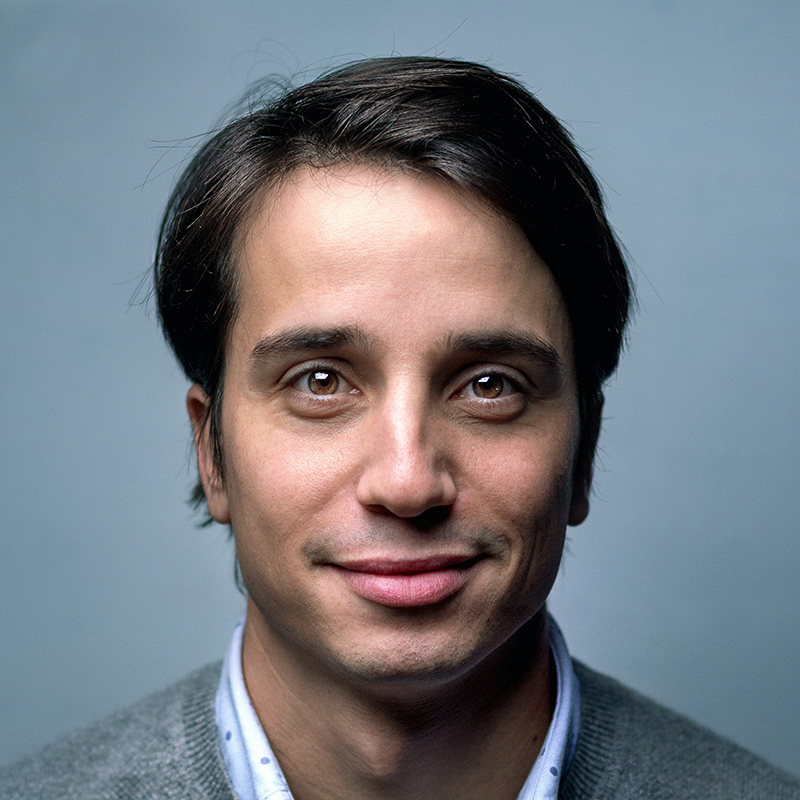
#> input picture img.jpg, 800 x 800 px
$ jupyter execute assignment1.ipynb
#> lines starting #> are read from the running program, lines starting #| are printed output that depends on the picture; after the words box and inside, x2 and y2 are one past the last pixel; in counts of white or black regions, pixels touching at a corner belong together
---

<div align="center">

## Image Processing
#### (ENIN 880CA – fall 2021)
### Assignment 1
### Instructor: Mehran Mehrandezh
#### Elyar Zavvari

</div>

---

Students should read chapters 12 and 13 of the book: Robotics, Vision, and Control by Peter Corke (1 st Edition).
Students should also watch the following videos on MasterClasses under “computer vision” in QUT Robot Academy: Image Processing (10 lessons), Spatial Operators (11 lessons), and Feature Extraction (9 lessons).
Students are allowed to use the following toolboxes/software libraries for doing exercise #1:

* __Machine Vision Toolbox__ in Matlab by Peter Corke
* __Image Processing Toolbox__ in Matlab by Mathworks
* __Computer Vision Toolbox__ in Matlab by Mathworks
* __OpenCV__
---

1- __Basics:__ Write a program that grabs a frame from your own camera and displays it. Add the following effects to the image: (1) negative image, (2) thresholding, (3) edge
filtering.

<span style="color:DarkCyan">

The codes are executed in opencv toolbox. Since there is no camera attached to this system we have imported a downloaded picture to our path named **image01.jpg**.
    Image negative is produced by subtracting each pixel from the maximum intensity value. For example for an 8-bit image, the max intensity value is $ 2^8– 1 = 255 $, thus each pixel is subtracted from $255$ to produce the output image.
    Thus, the transformation function used in image negative is

\begin{equation}
    s=L-1-r
\end{equation}

Where $L-1$ is the max intensity value and $s$, and $r$ are the output and input pixel values respectively.

</span>

[cell 1]
import cv2
import matplotlib.pyplot as plt

# Load the image
image = cv2.imread("img.jpg")
#> image is the input picture: shape (800, 800, 3); mean B, G, R 128, 120.9, 116.1
img = cv2.cvtColor(image, cv2.COLOR_BGR2RGB)

# Check the datatype of the image
print(image.dtype)
#| uint8

# Subtract the img from max value(calculated from dtype)
img_gray = cv2.cvtColor(image, cv2.COLOR_BGR2GRAY)
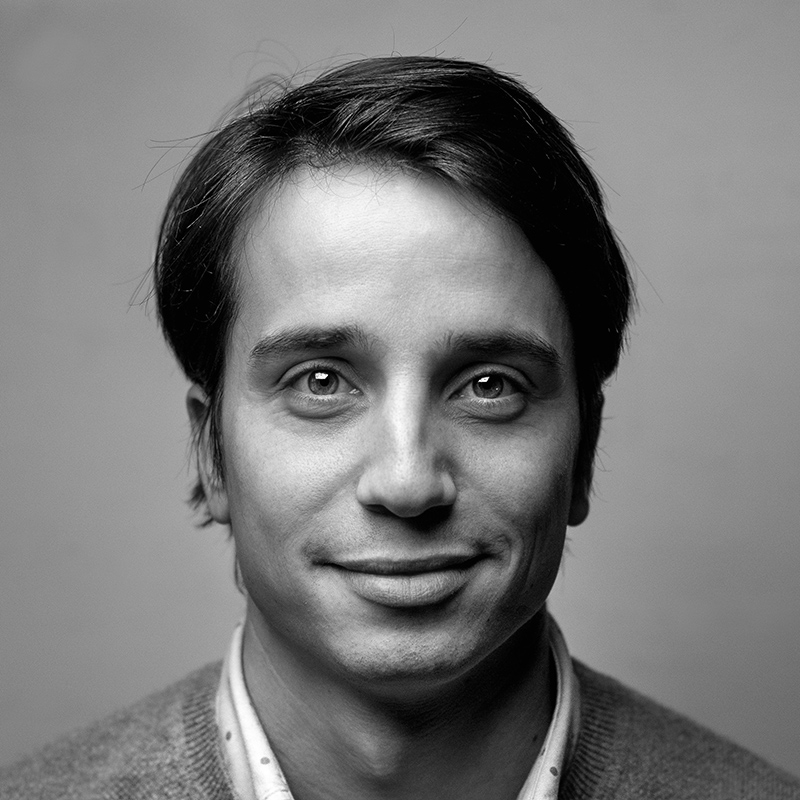
#> img_gray: shape (800, 800); min 0, max 255, mean 120.3
img_neg = 255 - img
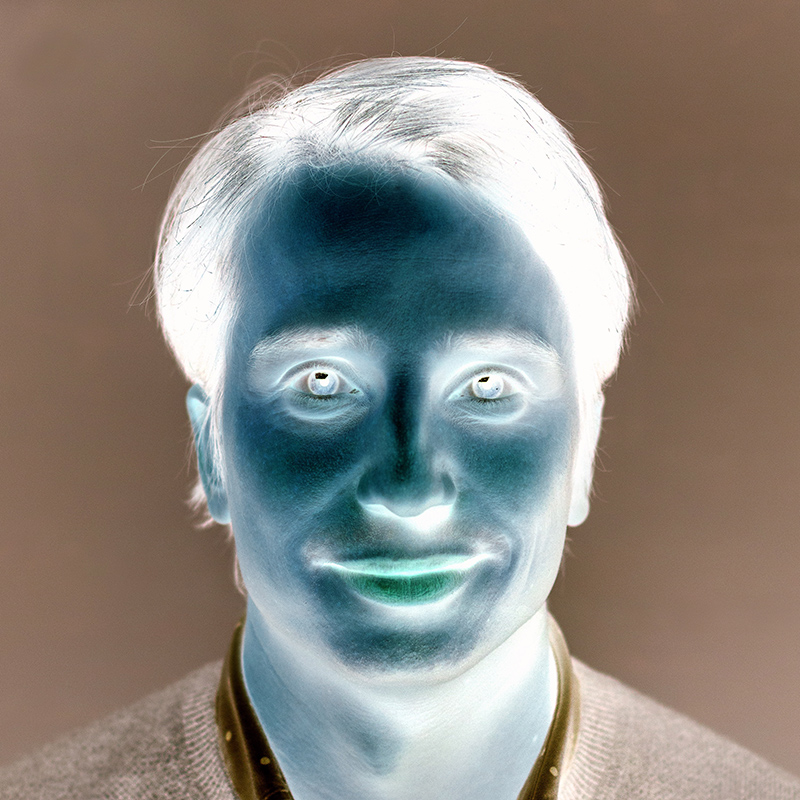
#> img_neg: shape (800, 800, 3); mean R, G, B 138.9, 134.1, 127

# Show the image
f = plt.figure(figsize = (16,16))

f.add_subplot(1,2,1)
plt.imshow(cv2.cvtColor(image, cv2.COLOR_BGR2RGB))
plt.title("Original Picture")

f.add_subplot(1,2,2)
plt.imshow(img_neg, cmap="gray", vmin=0, vmax=255)
plt.title("Negative Picture")
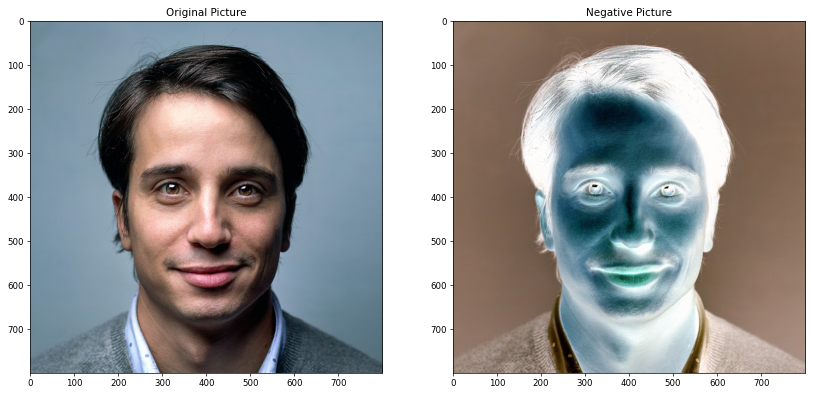
#> figure drawn by matplotlib, 2 panels

<span style="color:DarkCyan">

In the following code we are going to convert the previous picture to a grayscale one:

</span>

[cell 2]
import cv2
import matplotlib.pyplot as plt

# Load the image
image = cv2.imread("img.jpg")
img = cv2.cvtColor(image, cv2.COLOR_BGR2RGB)

# Convert the image to grayscale
img_gray = cv2.cvtColor(image, cv2.COLOR_BGR2GRAY)

# Show the image
f = plt.figure(figsize = (16,16))

f.add_subplot(1,2,1)
plt.imshow(cv2.cvtColor(image, cv2.COLOR_BGR2RGB))
plt.title("Original Picture")

f.add_subplot(1,2,2)
plt.imshow(img_gray, cmap="gray", vmin=0, vmax=255)
plt.title("Grayscale Picture")
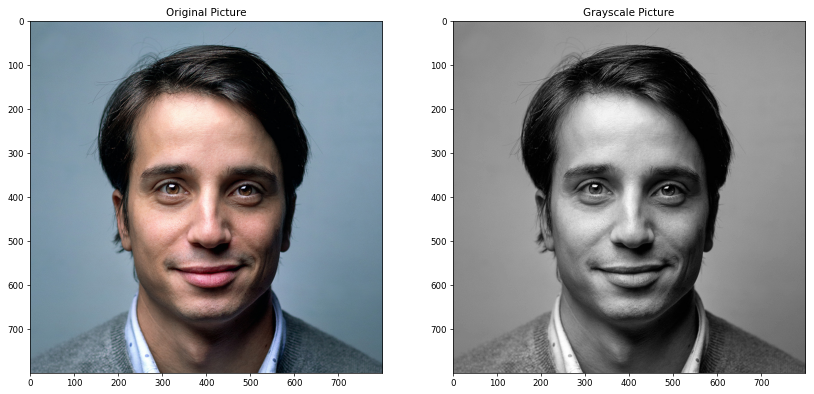
#> figure drawn by matplotlib, 2 panels

<span style="color:DarkCyan">

In thresholding, each pixel value is compared with the threshold value. If the pixel value is smaller than the threshold, it is set to 0, otherwise, it is set to a maximum value (generally 255). There are several ways of thresholding and we applied binary thresholding to the image. Binary thresholding can be obtained by the following formula:

\begin{equation}
dst(x,y) =
  \begin{cases}
    maxval       & if srx(x,y)>tresh\\
    0  & otherwise
  \end{cases}
\end{equation}


</span>

[cell 3]
import cv2
import matplotlib.pyplot as plt

# Load the image
image = cv2.imread("img.jpg")
img = cv2.cvtColor(image, cv2.COLOR_BGR2RGB)


# Convert the image to grayscale
img_gray = cv2.cvtColor(img, cv2.COLOR_BGR2GRAY)

# applying the binary thresholding technique on the input image
# all pixels value above 120 will be set to 255
ret, img_thresh = cv2.threshold(img_gray, 75, 256, cv2.THRESH_BINARY)
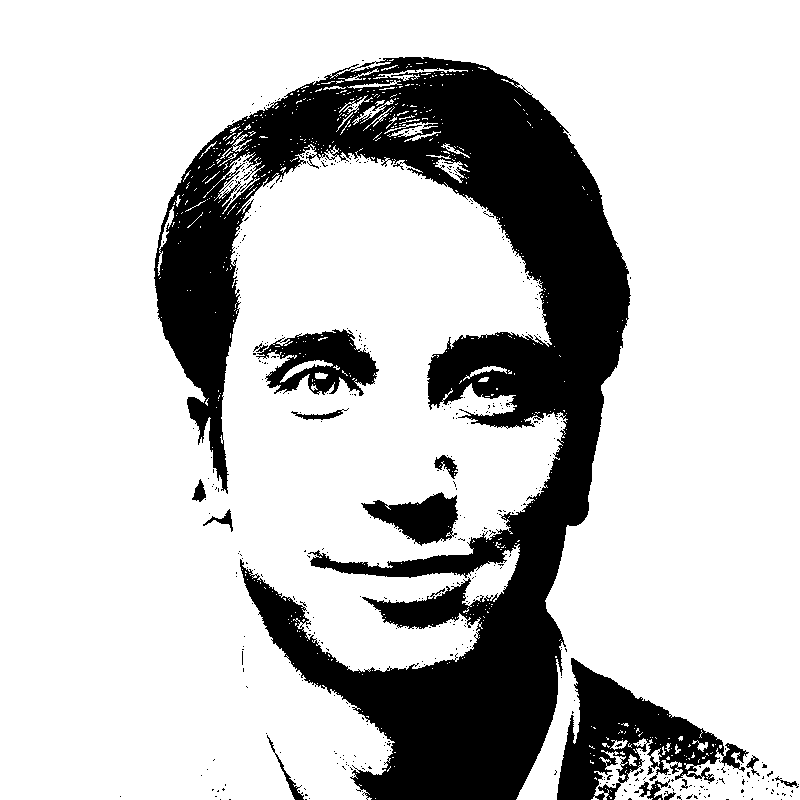
#> img_thresh: shape (800, 800); 77.6% white; 455 black regions (439 under 20 px), largest, box (x1, y1, x2, y2) and area: (154, 57, 631, 800) 122226, (557, 658, 749, 800) 11039, (253, 329, 379, 396) 4517

# Show the image
f = plt.figure(figsize = (16,16))

f.add_subplot(1,2,1)
plt.imshow(cv2.cvtColor(image, cv2.COLOR_BGR2RGB))
plt.title("Original Picture")

f.add_subplot(1,2,2)
plt.imshow(img_thresh,  cmap="gray", vmin=0, vmax=255)
plt.title("Threshold Picture")

[cell 4]
import cv2
import matplotlib.pyplot as plt

# Load the image
image = cv2.imread("img.jpg")
img = cv2.cvtColor(image, cv2.COLOR_BGR2RGB)

# applying the edge detection technique on the input image
img_edges = cv2.Canny(img,130,256)
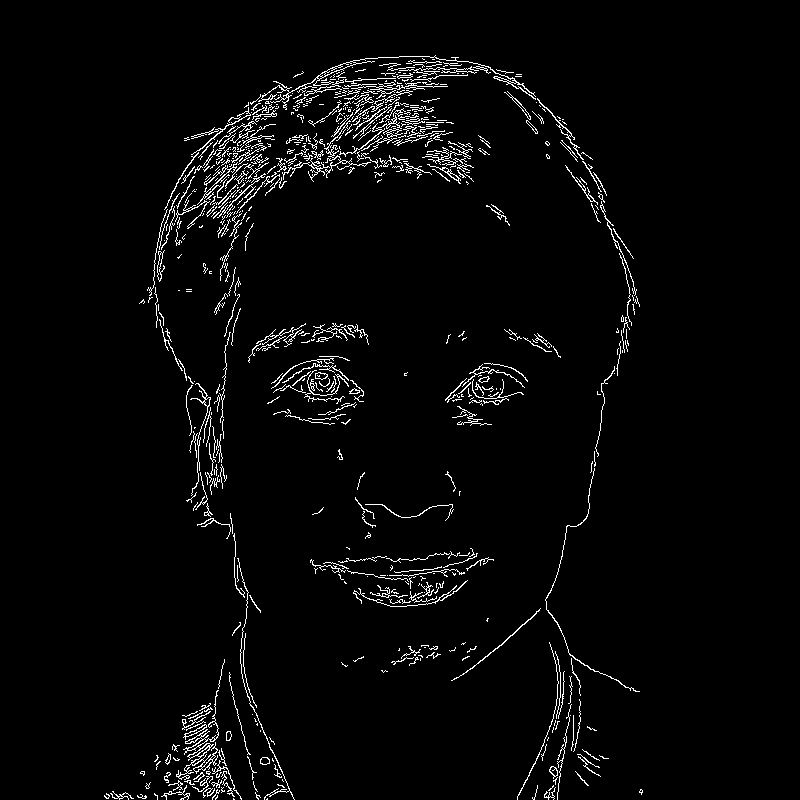
#> img_edges: shape (800, 800); 3% white in thin lines or dots, all inside (x1, y1, x2, y2) = (104, 55, 643, 800)

# Show the image
f = plt.figure(figsize = (16,16))

f.add_subplot(1,2,1)
plt.imshow(cv2.cvtColor(image, cv2.COLOR_BGR2RGB))
plt.title("Original Picture")

f.add_subplot(1,2,2)
plt.imshow(img_edges,  cmap="gray", vmin=0, vmax=255)
plt.title("Edges of Picture")

---
---

2- __Convolution:__ Grab a frame of your own photo, and apply smoothing by: (1) using a 21 x 21 uniform kernel and a Gaussian kernel. Can you observe the ringing artefact in the former?

[cell 5]
import cv2
import numpy as np
import matplotlib.pyplot as plt

# Load the image
image = cv2.imread("img.jpg")
img = cv2.cvtColor(image, cv2.COLOR_BGR2RGB)

#creating kernel matrix
kernel = np.ones((21, 21), np.float32) / (21**2)

#Convoluting the image withh kernel
img_uniform = cv2.filter2D(image, -1, kernel)
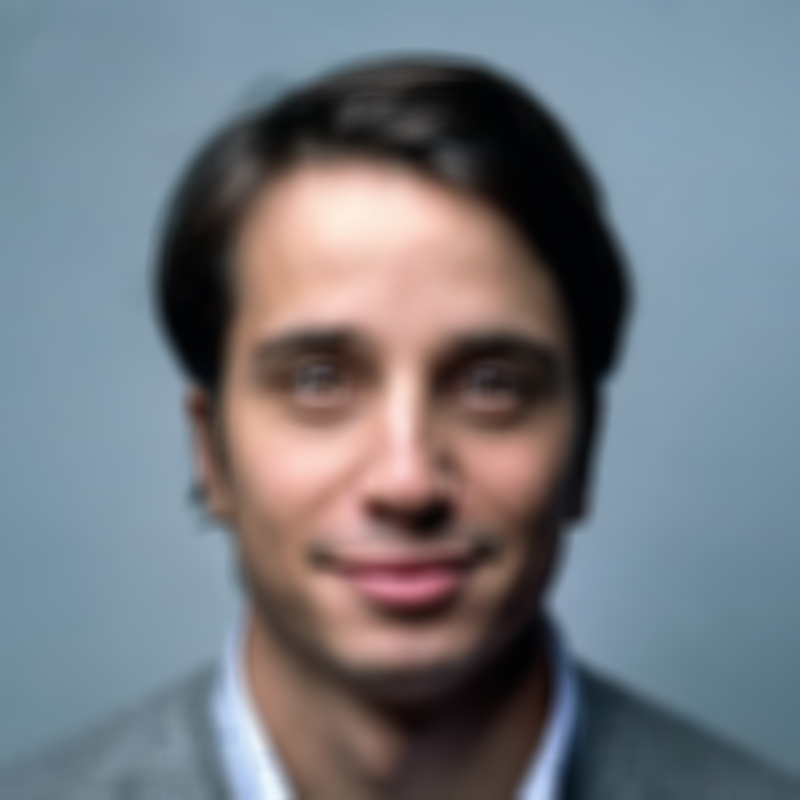
#> img_uniform: shape (800, 800, 3); mean B, G, R 128, 120.9, 116.1

# Show the image
f = plt.figure(figsize = (16,16))

f.add_subplot(1,2,1)
plt.imshow(cv2.cvtColor(image, cv2.COLOR_BGR2RGB))
plt.title("Original Picture")

f.add_subplot(1,2,2)
plt.imshow(cv2.cvtColor(img_uniform, cv2.COLOR_BGR2RGB))
plt.title("Blurred Picture with uniform kernel")
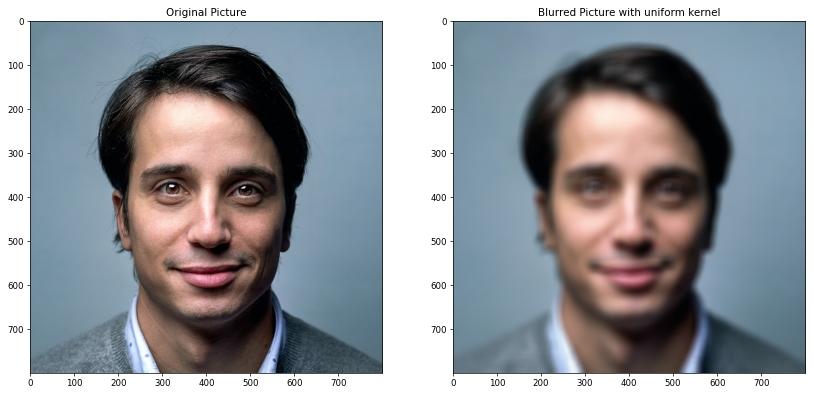
#> figure drawn by matplotlib, 2 panels

[cell 6]
import cv2
import numpy as np
import matplotlib.pyplot as plt

# Load the image
image = cv2.imread("img.jpg")
img = cv2.cvtColor(image, cv2.COLOR_BGR2RGB)

#applying Gaussian blur on image
img_gaussian = g = cv2.GaussianBlur(image, (21,21), 0)

# Show the image
f = plt.figure(figsize = (16,16))

f.add_subplot(1,2,1)
plt.imshow(cv2.cvtColor(image, cv2.COLOR_BGR2RGB))
plt.title("Original Picture")

f.add_subplot(1,2,2)
plt.imshow(cv2.cvtColor(img_gaussian, cv2.COLOR_BGR2RGB))
plt.title("Gaussian Blurred Picture")

$ run again, with template.jpg copied over img.jpg
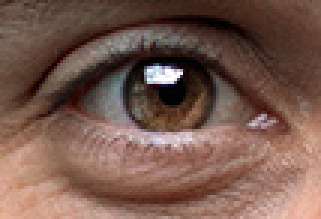
#> input picture template.jpg, 107 x 73 px (shown 3 times larger)
#> image is the input picture: shape (73, 107, 3); mean B, G, R 77.8, 89, 119.1
#| uint8
#> `ret, img_thresh = cv2.threshold(img_gray, 75, 256, cv2.THRESH_BINARY)`:
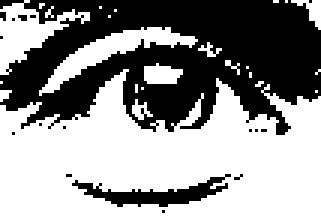
#> img_thresh: shape (73, 107) (shown 3 times larger); 57.4% white; 17 black regions (15 under 20 px), largest, box (x1, y1, x2, y2) and area: (0, 0, 107, 45) 3087, (24, 58, 77, 69) 216
#> img_edges: shape (73, 107); 12.4% white in thin lines or dots, all inside (x1, y1, x2, y2) = (0, 5, 97, 73)
#> `[cell 6] import cv2 import numpy as np import matplotlib.pyplot as plt..`:
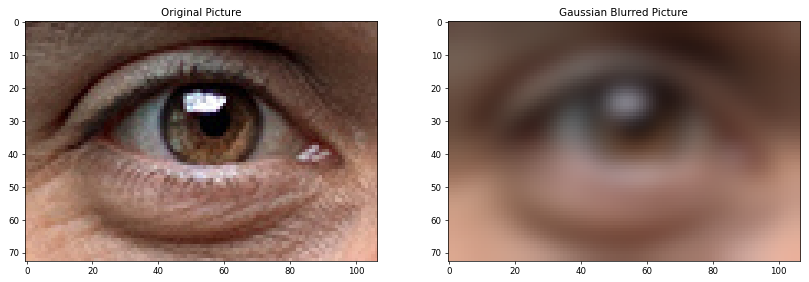
#> figure drawn by matplotlib, 2 panels
